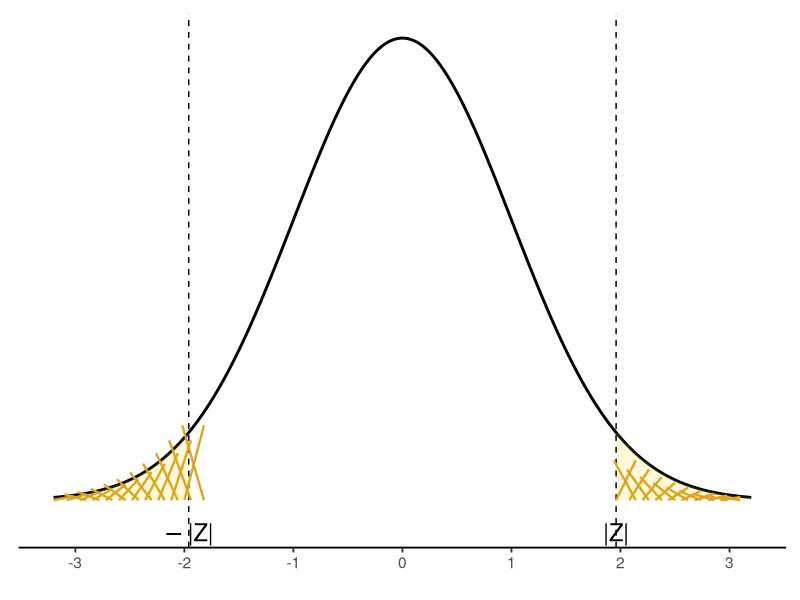

This chart was generated by the following R code:
## ---- chunk 1
# r code: two-sided p-value picture using ggplot2
# goal: draw a standard normal curve, two dashed cutoffs at ±z0,
#       and cross-hatched shaded tails similar to the slide

# packages
library(ggplot2)
library(dplyr)

# choose the cutoff (example: z0 = 1.96 for 95% central region)
z0 <- 1.96

# curve grid
df <- tibble(
  x = seq(-3.2, 3.2, length.out = 2001),
  y = dnorm(x)
)

# tail regions for shading
df_left  <- df %>% filter(x <= -z0)
df_right <- df %>% filter(x >=  z0)

# cross-hatch helper: draw many short diagonal segments inside a polygon
# (this gives a visual similar to the yellow cross-hatching)
make_hatch <- function(xmin, xmax, ymin_fun, step = 0.12, seg = 0.18) {
  xs <- seq(xmin, xmax, by = step)
  tibble(
    x    = xs,
    xend = xs + seg,
    y    = 0,
    yend = ymin_fun(xs + seg) * 0.85
  )
}

h_left1  <- make_hatch(min(df_left$x),  -z0, function(xx) dnorm(xx))
h_left2  <- h_left1 %>% mutate(xend = x - 0.02, x = x + 0.18)  # second direction

h_right1 <- make_hatch(z0, max(df_right$x), function(xx) dnorm(xx))
h_right2 <- h_right1 %>% mutate(xend = x - 0.02, x = x + 0.18)

# build plot
ggplot(df, aes(x, y)) +
  # normal curve
  geom_line(linewidth = 1) +

  # light tail fill (optional, helps the hatch stand out)
  geom_area(data = df_left,  fill = "gold", alpha = 0.15) +
  geom_area(data = df_right, fill = "gold", alpha = 0.15) +

  # dashed cutoff lines
  geom_vline(xintercept = c(-z0, z0), linetype = "dashed") +

  # cross-hatching (two directions) for each tail
  geom_segment(data = h_left1,
               aes(x = x, y = y, xend = xend, yend = yend),
               inherit.aes = FALSE, color = "goldenrod", linewidth = 0.8) +
  geom_segment(data = h_left2,
               aes(x = x, y = y, xend = xend, yend = yend),
               inherit.aes = FALSE, color = "goldenrod", linewidth = 0.8) +
  geom_segment(data = h_right1,
               aes(x = x, y = y, xend = xend, yend = yend),
               inherit.aes = FALSE, color = "goldenrod", linewidth = 0.8) +
  geom_segment(data = h_right2,
               aes(x = x, y = y, xend = xend, yend = yend),
               inherit.aes = FALSE, color = "goldenrod", linewidth = 0.8) +

  # axes and labels
  scale_x_continuous(breaks = -3:3, limits = c(-3.2, 3.2)) +
  labs(x = NULL, y = NULL) +

  # add |z| labels (like the slide)
  annotate("text", x = -z0, y = -0.02, label = expression(-"|"*Z*"|"),
           size = 6, vjust = 1) +
  annotate("text", x =  z0, y = -0.02, label = expression("|"*Z*"|"),
           size = 6, vjust = 1) +

  # theme to mimic the clean slide style
  theme_classic(base_size = 14) +
  theme(
    axis.ticks.y = element_blank(),
    axis.text.y  = element_blank(),
    axis.line.y  = element_blank(),
    plot.margin  = margin(10, 10, 20, 10)
  ) +
  coord_cartesian(clip = "off")
